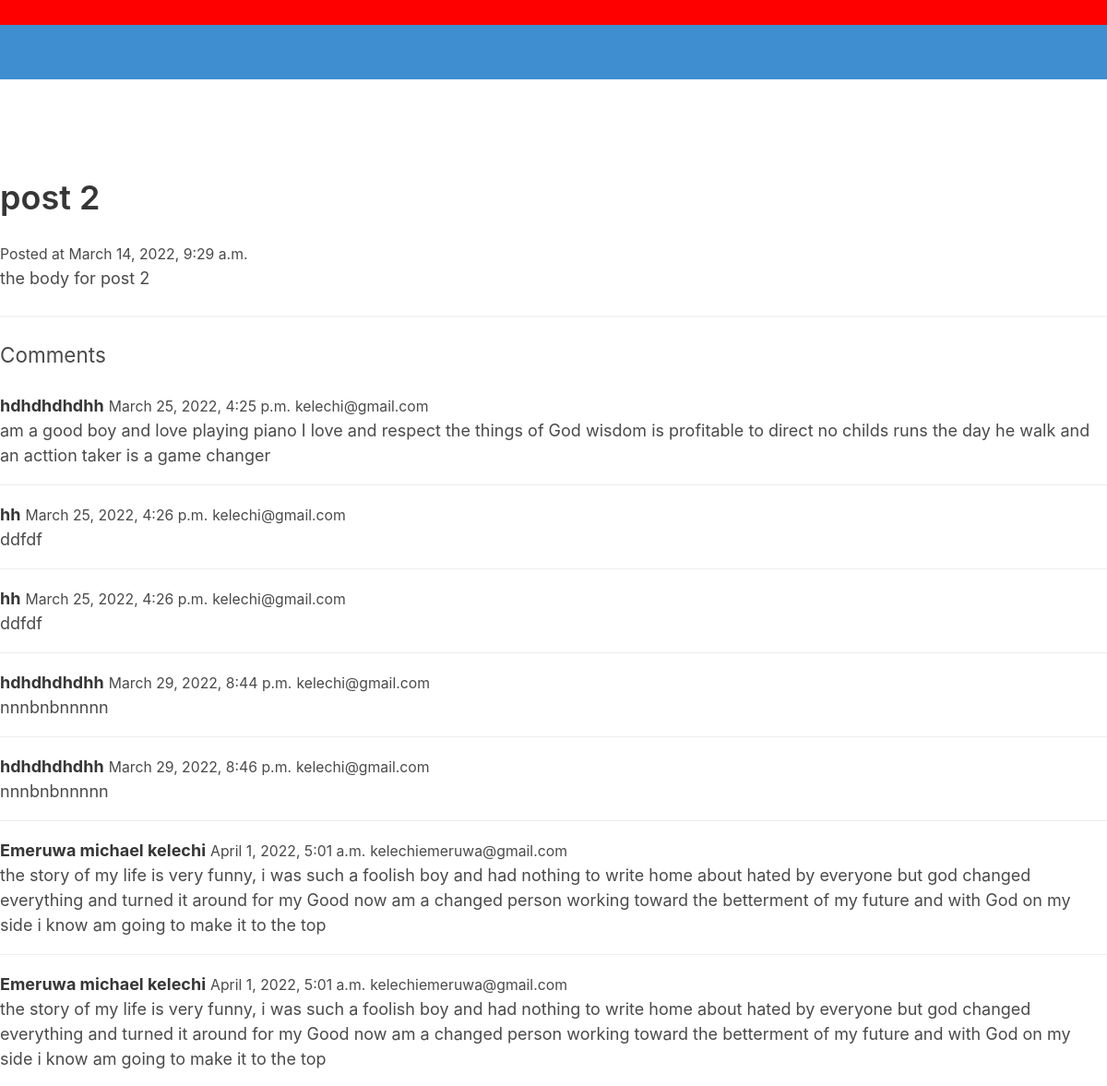
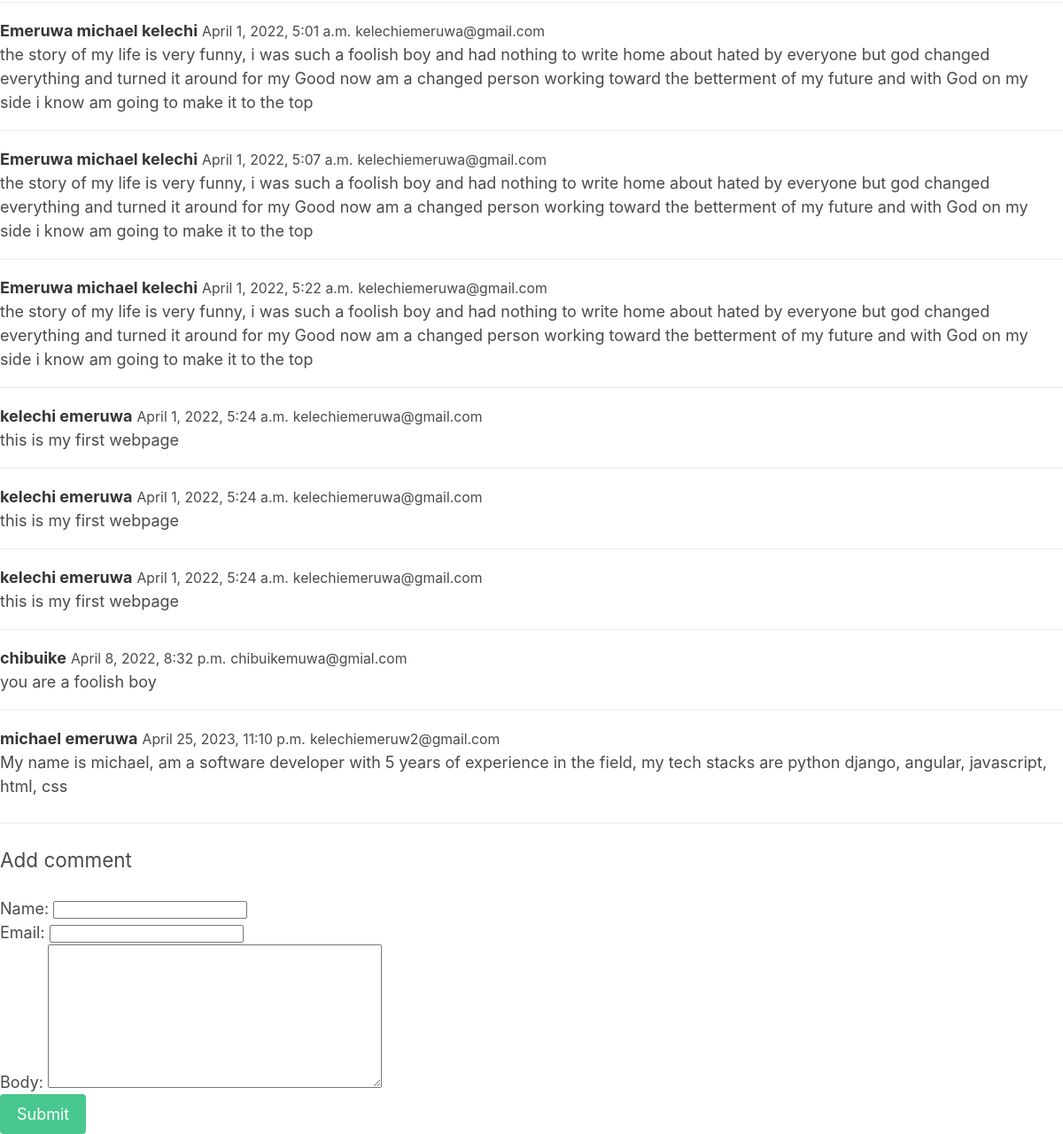
The page /post-2/ on the database its author committed (2 pictures, top to bottom).
### calc/models.py (models this page shows)
class Post(models.Model):
    title = models.CharField(max_length=255)
    slug =  models.SlugField()
    body = models.TextField()
    intro = models.TextField()
    date_added = models.DateTimeField(auto_now_add=True)
    class Meta:
        ordering = ['-date_added']

class Comment(models.Model):
    post = models.ForeignKey(Post, related_name='comments', on_delete=models.CASCADE)
    name = models.CharField(max_length=255)
    email = models.EmailField()
    body = models.TextField()
    date_added = models.DateTimeField(auto_now_add=True)
    class Meta:
        ordering = ['date_added']

### calc/views.py (the view)
# urls.py: path('<slug:slug>/', post_detail, name='post_detail' ),
def post_detail(request, slug):
    post = Post.objects.get(slug=slug)
    if request.method == 'POST':
        form = CommentForm(request.POST)
        if form.is_valid():
            comment = form.save(commit=False)
            comment.post = post
            comment.save()
    else:
        form = CommentForm()
    return render(request, 'detail.html', {'post' :post, 'form' :form} )

### calc/forms.py
class CommentForm(forms.ModelForm):
    class Meta:
        model = Comment
        fields = ['name', 'email', 'body']

### Templates/detail.html (shortened to what this page needs)
{% extends 'base.html' %}
{% block content %}
    <h1 class="title">{{ post.title }}</h1>
    <small>Posted at {{ post.date_added }}</small>
    <p>{{ post.body }}</p>
    <hr>
    <h2 class="subtitle">Comments</h2>
    {% for comment in post.comments.all %}
        <article class="media">
            <div class="media-content">
                <div class="content">
                    <p>
                        <strong>{{ comment.name }}</strong> <small>{{ comment.date_added }}</small> <small> {{ comment.email }}</small>
                        <br>
                        {{ comment.body }}
                    </p>
                </div>
            </div>
        </article>
    {% empty %}
        <div class="notification">
            <p> No comments yet!</p>
        </div>
    {% endfor %}
    <hr>
    <h2 class="subtitle">Add comment</h2>
    <form method="post">
        {{ form.as_p }}
        <div class="field">
            <div class ="control">
                <button class="button is-success">Submit</button>
            </div>
        </div>
    </form>
{% endblock %}

### Templates/base.html (shortened to what this page needs)
<!DOCTYPE html>
<html lang="en">
    <head>
        <link rel="stylesheet" href="https://cdn.jsdelivr.net/npm/bulma@0.9.1/css/bulma.min.css">
        <link rel="stylesheet" href="/Templates/style.css"
    </head>
    <body>
        <div class="code">
            <h1>Code with Michael</h1>
        </div>
    <nav class="navbar is-info">
    </nav>
    <section class="section">
    </section>
  </body>
  {% block content %}
    {% endblock %}
</html>
<!DOCTYPE html>
<html lang="en">
<head>
</head>
<body>
</body>
</html>

### Templates/style.css (style rules this page uses)
:root { font-size: calc(0.5em+1vw); }
* { padding: 0; margin: 0; box-sizing: border-box; }
@media (min-width :50em) { :root { font-size: 1.125em; } }
body,html { height: 100%; width: 100%; }
.code h1 { height: 100%; width: 100%; background-color: red; color: red; }

### rows shown on the page
Post: title "post 2", date_added "March 14, 2022, 9:29 a.m.", body "the body for post 2"
Comment: name "hdhdhdhdhh", date_added "March 25, 2022, 4:25 p.m.", email "kelechi@gmail.com", body "am a good boy and love playing piano I love and respect the things of God wisdom is profitable to direct no childs runs the day he walk and an acttion taker is a game changer"
Comment: name "hh", date_added "March 25, 2022, 4:26 p.m.", email "kelechi@gmail.com", body "ddfdf"
Comment: name "hh", date_added "March 25, 2022, 4:26 p.m.", email "kelechi@gmail.com", body "ddfdf"
Comment: name "hdhdhdhdhh", date_added "March 29, 2022, 8:44 p.m.", email "kelechi@gmail.com", body "nnnbnbnnnnn"
Comment: name "hdhdhdhdhh", date_added "March 29, 2022, 8:46 p.m.", email "kelechi@gmail.com", body "nnnbnbnnnnn"
Comment: name "Emeruwa michael kelechi", date_added "April 1, 2022, 5:01 a.m.", email "kelechiemeruwa@gmail.com", body "the story of my life is very funny, i was such a foolish boy and had nothing to write home about hated by everyone but god changed everything and turned it around for my Good now am a changed person working toward the betterment of my future and with God on my side i know am going to make it to the top"
Comment: name "Emeruwa michael kelechi", date_added "April 1, 2022, 5:01 a.m.", email "kelechiemeruwa@gmail.com", body "the story of my life is very funny, i was such a foolish boy and had nothing to write home about hated by everyone but god changed everything and turned it around for my Good now am a changed person working toward the betterment of my future and with God on my side i know am going to make it to the top"
Comment: name "Emeruwa michael kelechi", date_added "April 1, 2022, 5:01 a.m.", email "kelechiemeruwa@gmail.com", body "the story of my life is very funny, i was such a foolish boy and had nothing to write home about hated by everyone but god changed everything and turned it around for my Good now am a changed person working toward the betterment of my future and with God on my side i know am going to make it to the top"
Comment: name "Emeruwa michael kelechi", date_added "April 1, 2022, 5:07 a.m.", email "kelechiemeruwa@gmail.com", body "the story of my life is very funny, i was such a foolish boy and had nothing to write home about hated by everyone but god changed everything and turned it around for my Good now am a changed person working toward the betterment of my future and with God on my side i know am going to make it to the top"
Comment: name "Emeruwa michael kelechi", date_added "April 1, 2022, 5:22 a.m.", email "kelechiemeruwa@gmail.com", body "the story of my life is very funny, i was such a foolish boy and had nothing to write home about hated by everyone but god changed everything and turned it around for my Good now am a changed person working toward the betterment of my future and with God on my side i know am going to make it to the top"
Comment: name "kelechi emeruwa", date_added "April 1, 2022, 5:24 a.m.", email "kelechiemeruwa@gmail.com", body "this is my first webpage"
Comment: name "kelechi emeruwa", date_added "April 1, 2022, 5:24 a.m.", email "kelechiemeruwa@gmail.com", body "this is my first webpage"
Comment: name "kelechi emeruwa", date_added "April 1, 2022, 5:24 a.m.", email "kelechiemeruwa@gmail.com", body "this is my first webpage"
Comment: name "chibuike", date_added "April 8, 2022, 8:32 p.m.", email "chibuikemuwa@gmial.com", body "you are a foolish boy"
Comment: name "michael emeruwa", date_added "April 25, 2023, 11:10 p.m.", email "kelechiemeruw2@gmail.com", body "My name is michael, am a software developer with 5 years of experience in the field, my tech stacks are python django, angular, javascript, html, css"
